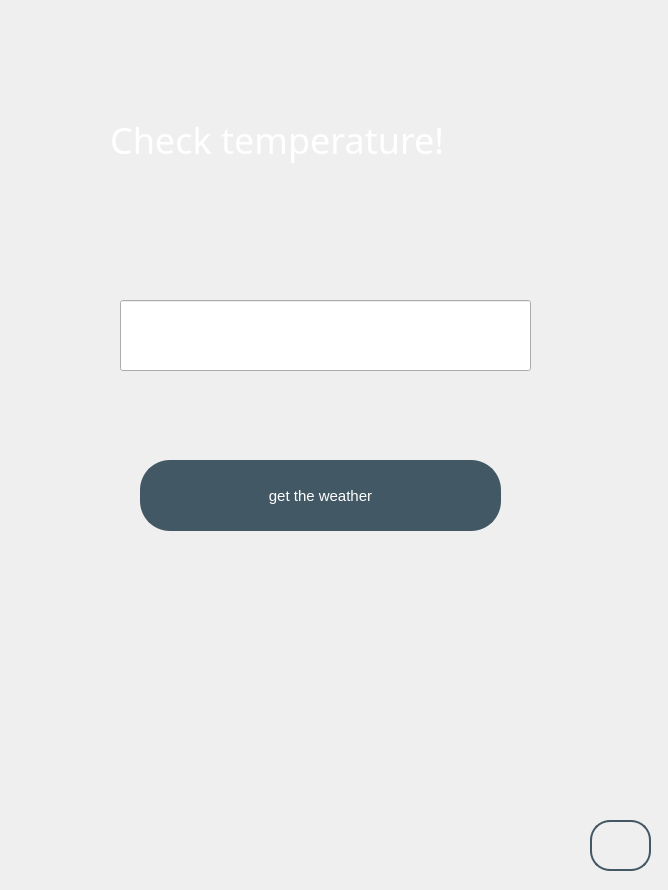
<?xml version="1.0" encoding="UTF-8"?>
<ui version="4.0">
 <class>MainWindow</class>
 <widget class="QMainWindow" name="MainWindow">
  <property name="geometry">
   <rect>
    <x>0</x>
    <y>0</y>
    <width>668</width>
    <height>890</height>
   </rect>
  </property>
  <property name="windowTitle">
   <string>MainWindow</string>
  </property>
  <property name="styleSheet">
   <string notr="true">backgroud: opacity 0;
</string>
  </property>
  <widget class="QWidget" name="centralwidget">
   <property name="styleSheet">
    <string notr="true">background-image: url(./images/back.jpg);
</string>
   </property>
   <widget class="QLabel" name="label">
    <property name="geometry">
     <rect>
      <x>110</x>
      <y>110</y>
      <width>491</width>
      <height>61</height>
     </rect>
    </property>
    <property name="font">
     <font>
      <family>Luckiest Guy</family>
      <pointsize>36</pointsize>
     </font>
    </property>
    <property name="acceptDrops">
     <bool>false</bool>
    </property>
    <property name="autoFillBackground">
     <bool>false</bool>
    </property>
    <property name="styleSheet">
     <string notr="true">color: white;
background: opacity 0;

</string>
    </property>
    <property name="text">
     <string>&lt;!DOCTYPE HTML PUBLIC &quot;-//W3C//DTD HTML 4.0//EN&quot; &quot;http://www.w3.org/TR/REC-html40/strict.dtd&quot;&gt;
&lt;html&gt;&lt;head&gt;&lt;meta name=&quot;qrichtext&quot; content=&quot;1&quot; /&gt;&lt;style type=&quot;text/css&quot;&gt;
&lt;/style&gt;&lt;/head&gt;&lt;body style=&quot; font-family:'Luckiest Guy','cursive'; font-size:45px; font-weight:400; font-style:normal;&quot;&gt;
&lt;p style=&quot; margin-top:0px; margin-bottom:0px; margin-left:0px; margin-right:0px; -qt-block-indent:0; text-indent:0px;&quot;&gt;&lt;span style=&quot; font-size:27pt;&quot;&gt;Check temperature!
&lt;/span&gt;&lt;/p&gt;&lt;/body&gt;&lt;/html&gt;</string>
    </property>
    <property name="wordWrap">
     <bool>false</bool>
    </property>
   </widget>
   <widget class="QPushButton" name="button_get_the_weather">
    <property name="geometry">
     <rect>
      <x>140</x>
      <y>460</y>
      <width>361</width>
      <height>71</height>
     </rect>
    </property>
    <property name="styleSheet">
     <string notr="true">QPushButton{
background-color: #425865;
border: 2px solid #425865;
border-radius: 30px;
color: white;
font-family: 'Luckiest Guy', cursive;
font-size: 15px;
}
QPushButton:pressed{
	background-color: #fa4244;
}</string>
    </property>
    <property name="text">
     <string>get the weather</string>
    </property>
   </widget>
   <widget class="QLineEdit" name="lineEdit">
    <property name="geometry">
     <rect>
      <x>120</x>
      <y>300</y>
      <width>411</width>
      <height>71</height>
     </rect>
    </property>
    <property name="font">
     <font>
      <family>Merienda</family>
      <pointsize>14</pointsize>
      <weight>75</weight>
      <bold>true</bold>
     </font>
    </property>
    <property name="styleSheet">
     <string notr="true">color: #fff;
</string>
    </property>
    <property name="alignment">
     <set>Qt::AlignCenter</set>
    </property>
   </widget>
   <widget class="QLabel" name="label_2">
    <property name="geometry">
     <rect>
      <x>70</x>
      <y>660</y>
      <width>511</width>
      <height>111</height>
     </rect>
    </property>
    <property name="font">
     <font>
      <family>Merienda</family>
      <pointsize>14</pointsize>
      <weight>75</weight>
      <bold>true</bold>
     </font>
    </property>
    <property name="styleSheet">
     <string notr="true">color: #fff;</string>
    </property>
    <property name="text">
     <string/>
    </property>
    <property name="alignment">
     <set>Qt::AlignCenter</set>
    </property>
   </widget>
   <widget class="QPushButton" name="btn_home">
    <property name="geometry">
     <rect>
      <x>590</x>
      <y>820</y>
      <width>61</width>
      <height>51</height>
     </rect>
    </property>
    <property name="autoFillBackground">
     <bool>false</bool>
    </property>
    <property name="styleSheet">
     <string notr="true">QPushButton{
	border: 2px solid #425865;
	border-radius: 30px;
	border-radius: 20%;
	background-color: opacity 0;
	
}
</string>
    </property>
    <property name="text">
     <string/>
    </property>
    <property name="icon">
     <iconset>
      <normaloff>images/house.png</normaloff>images/house.png</iconset>
    </property>
    <property name="iconSize">
     <size>
      <width>40</width>
      <height>40</height>
     </size>
    </property>
   </widget>
  </widget>
 </widget>
 <resources/>
 <connections/>
</ui>
